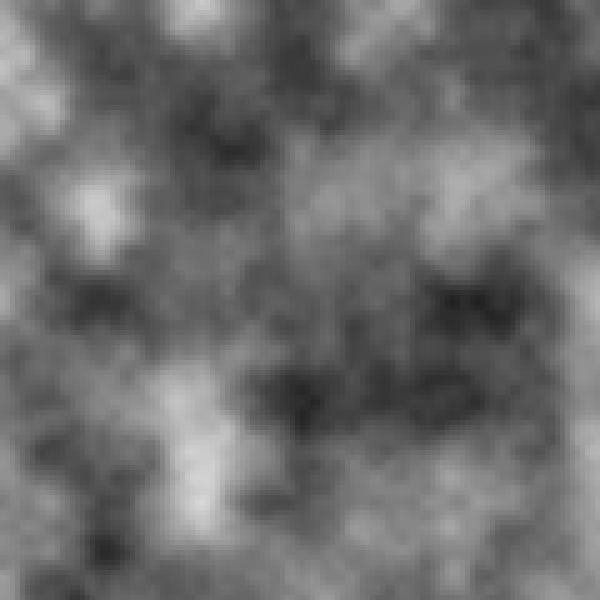
Frame 1 (no input)
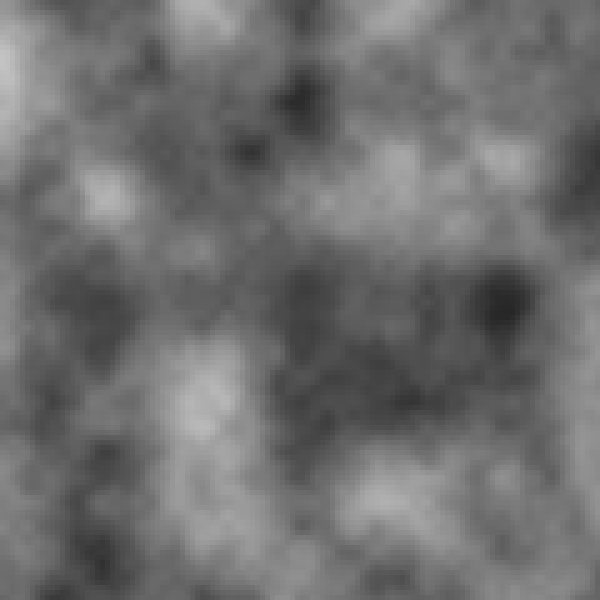
Frame 60 (the mouse pressed at the canvas centre just before this capture)
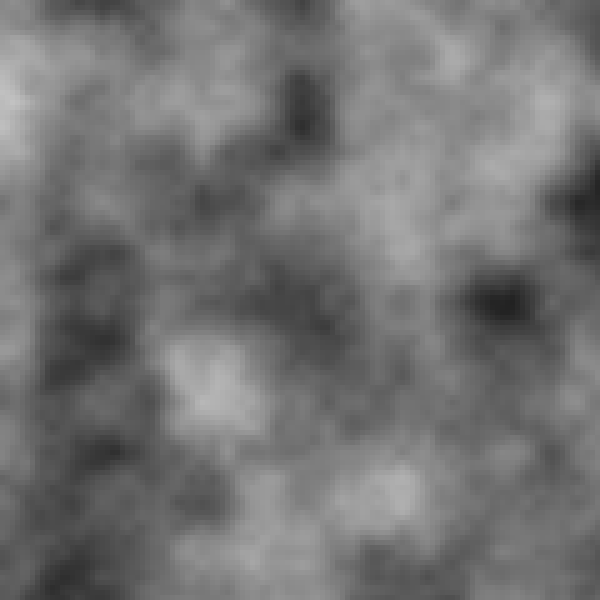
Frame 120 (the mouse held since frame 60 and released just before this capture)

The Processing sketch that drew these frames (run headless with seeded random() and noise(); from frame 60 on, the mouse is pressed at the canvas centre):

// Processing sketch: Noise_Lecture_2D
// ── Noise_Lecture_2D.pde
int w = 5; //pixelWidth
float t = 0;

void setup(){
  size(600,600);
}

void draw(){
  background(0);
  
  noStroke();
  
  for (int x = 0; x < width; x += w){ //loop horizontally across the frame
    for (int y = 0; y < height; y += w){ //loop vertically down the frame
    
      //Set the color to a grayscale value corresponding to the noise value
      //at each rectangles x y position.
      fill(noise(x/100.0,y/100.0,t)*255); 
      
      //Draw a rectangle at that position with width and height equal to
      //the pixel width
      rect(x,y,w,w);
    }
  }
  t += 0.005;
  
}
